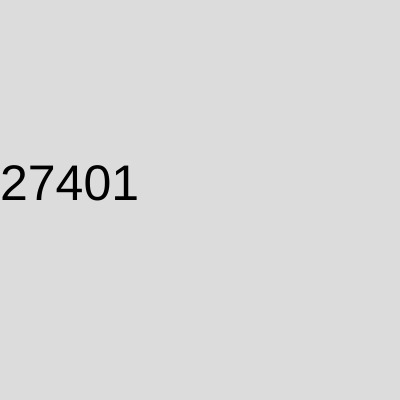
Frame 1 (no input)
Frame 60 (no input): identical to frame 1, image omitted
Frame 120 (the mouse pressed at the canvas centre since frame 60): identical to frame 1, image omitted

The p5.js sketch that drew this single still picture (run headless with seeded random() and noise() and a simulated clock; from frame 60 on, the mouse is pressed at the canvas centre):

// p5.js sketch
// ── sketch.js
let adoptie = 117;
let uitkomst = adoptie * adoptie + adoptie * adoptie + 9 + 9 - 2 + 8 - 556 % 3 / 1;

function setup() {
  createCanvas(400, 400);
}

function draw() {
  background(220);
  textSize(50)
  text(uitkomst, 0, 200)
}
